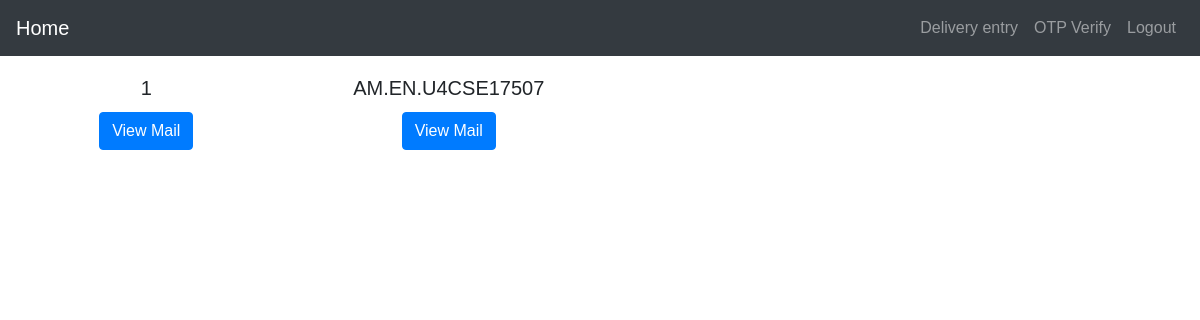
/Mailroom/Home/ (signed in), run on an earlier commit of the app's database.
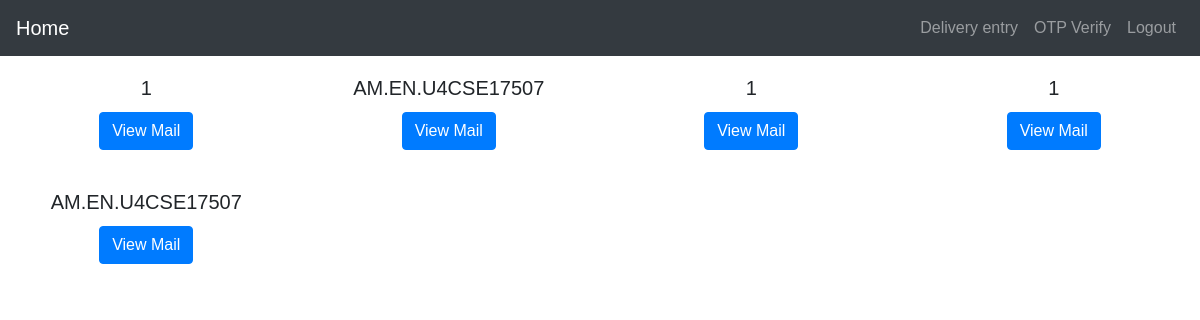
And on a later commit of the database.
### Mailroom/models.py (models this page shows, shortened)
class Package(models.Model):
    Number=models.IntegerField(blank=False)
    Company=models.CharField(max_length=50,blank=False)
    RollNo=models.CharField(max_length=30,blank=False)
    Phone=models.IntegerField(max_length=12,blank=False)
    OTP=models.CharField(max_length=7,blank=True)
    Status=models.BooleanField(default=False)

### Mailroom/views.py (the view)
# urls.py: 2. Add a URL to urlpatterns:  path('', Home.as_view(), name='home')
def Home(request):
	if request.user.is_authenticated:
		Packages = models.Package.objects.all()
		return render(request, 'Mailroom/home.html',{'Packages':Packages})
	else:
		return HttpResponse("you need to login to access Packages")

### Mailroom/templates/Mailroom/home.html (shortened to what this page needs)
{% extends 'Mailroom/Nav.html' %}
{% block content %}
  <div class="row">
      {% for Package in Packages %}
    <div class="column">
    <div class="card-body">
        <center><h5 class="card-title">{{Package.RollNo}}</h5>
        <a href="/Mailroom/{{Package.id}}/" class="btn btn-primary">View Mail</a></center>
      </div>
      </div>
      {%endfor%}
      </div>
{% endblock %}

What changed in the data, as far as the page shows it:
added Package: RollNo "1"
added Package: RollNo "1"
added Package: RollNo "AM.EN.U4CSE17507"
